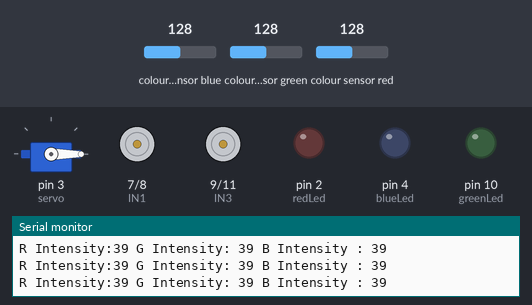
The sketch below on a simulated Arduino Uno, built with avr-gcc and run on an emulated ATmega328P. Parts: servo, motor-driver pin pairs drawn as motors (green arrow = first pin HIGH = forward, orange = second pin HIGH = backward, longer = more drive, scaled by the enable pin), output pins drawn as LEDs (lit = HIGH), the last lines printed to the serial monitor. Wiring (inferred from the names in the program): TCS3200 colour sensor: output pin 13; S2 A2; S3 A3; S0 A0; S1 A1. The test bench sets the inputs (shaded band); at power-on: colour sensor blue 128, colour sensor green 128, colour sensor red 128. Pins used as bus, display or sensor lines are not drawn.

Above: at 3.2 s.
3.3 s: colour sensor blue set to 135
At 3.66 s:
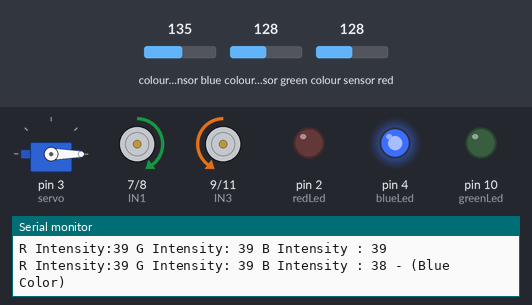
6.3 s: colour sensor green set to 135
At 8.0 s:
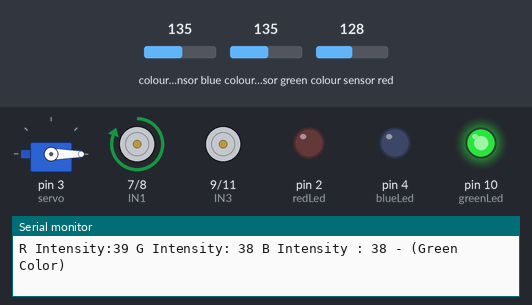
9.3 s: colour sensor green set to 5
At 11.16 s:
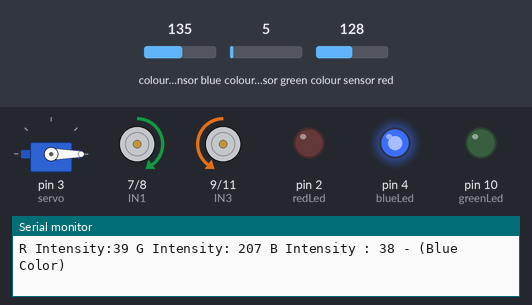
Timing chart, 0 to 12.7 s (numbered marks = the images above; inputs shaded):
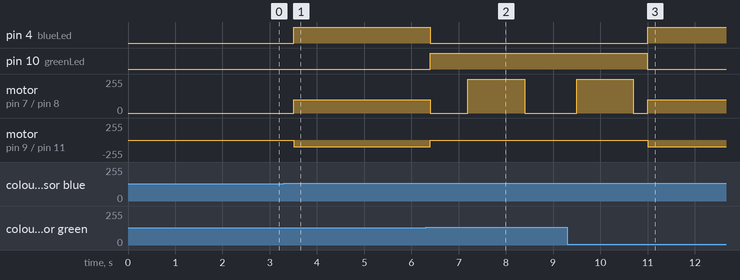

The sketch:

Yajuvi.ino
```cpp
#include <Servo.h>
Servo servo;
const int s0 = A0;
const int s1 = A1;
const int s2 = A2;
const int s3 = A3;
const int out = 13;
// LED pins connected to Arduino
int redLed = 2;
int greenLed = 10;
int blueLed = 4;
// Variables
int red = 0;
int green = 0;
int blue = 0;


#define ENA 5
#define ENB 6
#define IN1 7
#define IN2 8
#define IN3 9
#define IN4 11


void setup() {
servo.attach(3);
servo.write(0);
delay(2000);

Serial.begin(9600);
  pinMode(s0, OUTPUT);
  pinMode(s1, OUTPUT);
  pinMode(s2, OUTPUT);
  pinMode(s3, OUTPUT);
  pinMode(out, INPUT);
  pinMode(redLed, OUTPUT);
  pinMode(greenLed, OUTPUT);
  pinMode(blueLed, OUTPUT);
  digitalWrite(s0, HIGH);
  digitalWrite(s1, HIGH);

    pinMode(IN1,OUTPUT);
  pinMode(IN2,OUTPUT);
  pinMode(IN3,OUTPUT);
  pinMode(IN4,OUTPUT);
  pinMode(ENA,OUTPUT);
  pinMode(ENB,OUTPUT);
   digitalWrite(ENA, HIGH);//Enable left motor
}

void loop() {


  color();
  Serial.print("R Intensity:");
  Serial.print(red, DEC);
  Serial.print(" G Intensity: ");
  Serial.print(green, DEC);
  Serial.print(" B Intensity : ");
  Serial.print(blue, DEC);
  //Serial.println();


  if (red < blue && red < green && red < 20)
  {
    servo.write(160);
  delay(80);

   Serial.println(" - (Red Color)");
   digitalWrite(redLed, HIGH); // Turn RED LED ON
   digitalWrite(greenLed, LOW);
   digitalWrite(blueLed, LOW);

 detener();
  delay(2000);
avanzar();


  }

  else if (blue < red && blue < green)
  {
    servo.write(0);
   Serial.println(" - (Blue Color)");
   digitalWrite(redLed, LOW);
   digitalWrite(greenLed, LOW);
   digitalWrite(blueLed, HIGH);
  avanzar();
    delay(20);// Turn BLUE LED ON
  }

  else if (green < red )
  {
   Serial.println(" - (Green Color)");
   digitalWrite(redLed, LOW);
   digitalWrite(greenLed, HIGH); // Turn GREEN LED ON
   digitalWrite(blueLed, LOW);

     detener();
  delay(800);
  giro();
    detener();
  }

      else if (red > 40 && green >53 && blue >30 )
  {
    servo.write(90);
  delay(80);
   Serial.println(" - (black)");
}
  else{
  Serial.println();
  }
  delay(300);
  digitalWrite(redLed, LOW);
  digitalWrite(greenLed, LOW);
  digitalWrite(blueLed, LOW);
}

void color()
{
  digitalWrite(s2, LOW);
  digitalWrite(s3, LOW);
  //count OUT, pRed, RED
  red = pulseIn(out, digitalRead(out) == HIGH ? LOW : HIGH);
  digitalWrite(s3, HIGH);
  //count OUT, pBLUE, BLUE
  blue = pulseIn(out, digitalRead(out) == HIGH ? LOW : HIGH);
  digitalWrite(s2, HIGH);
  //count OUT, pGreen, GREEN
  green = pulseIn(out, digitalRead(out) == HIGH ? LOW : HIGH);
}
void giro()
{

 pinMode(IN1, OUTPUT);   //set IO pin mode OUTPUT
  pinMode(IN2, OUTPUT);
  pinMode(ENA, OUTPUT);
  digitalWrite(ENA, HIGH);//Enable left motor

digitalWrite(IN1, HIGH);
  digitalWrite(IN2, LOW); //Right wheel turning forwards
   delay(1200); //TIEMPO QUE VA DURAR LA VUELTA
}

void avanzar(){

     digitalWrite(IN1,HIGH);
  digitalWrite(IN2,LOW);
  digitalWrite(IN3,LOW);
  digitalWrite(IN4,HIGH);
analogWrite(ENB,100);
    analogWrite(ENA,100);

}
void detener(){
       digitalWrite(IN1, LOW);
  digitalWrite(IN2, LOW);
  digitalWrite(IN3, LOW);
  digitalWrite(IN4, LOW);

   digitalWrite(ENB,LOW); //Motor is off
  digitalWrite(ENA,LOW);


}
```

Measured:
- the behaviour switches between 131 and 132 on colour sensor blue (found by bisection; images 0 and 1)
- the behaviour switches between 131 and 132 on colour sensor green (found by bisection; images 1 and 2)
- after the input at 3.3 s, pin 4 (blueLed): LOW → HIGH after 0.21 s; motor on pin 7 (IN1) / pin 8 (IN2): stopped → forward 100/255 after 0.21 s; motor on pin 9 (IN3) / pin 11 (IN4): stopped → backward 100/255 after 0.21 s
- after the input at 6.3 s, pin 4 (blueLed): HIGH → LOW after 0.10 s; pin 10 (greenLed): LOW → HIGH after 0.10 s; motor on pin 7 (IN1) / pin 8 (IN2): forward 100/255 → stopped after 0.10 s, → forward 255/255 0.80 s later, → stopped 1.2 s later; motor on pin 9 (IN3) / pin 11 (IN4): backward 100/255 → stopped after 0.10 s
- after the input at 9.3 s, pin 4 (blueLed): LOW → HIGH after 1.7 s; pin 10 (greenLed): HIGH → LOW after 1.7 s; motor on pin 9 (IN3) / pin 11 (IN4): stopped → backward 100/255 after 1.7 s
